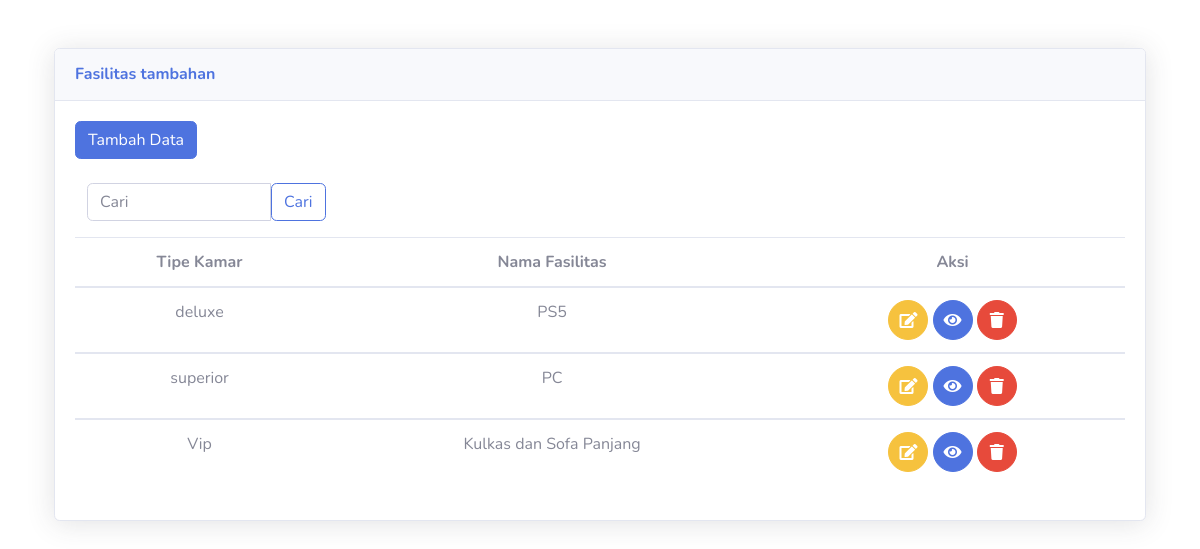
Screenshot of /admin/fs_kamar.php with the database file from the repository.
### tables this page shows
CREATE TABLE `fs_kamar` (
  `id_kamar` int(16) NOT NULL,
  `tipe_kamar` varchar(35) NOT NULL,
  `nama_fasilitas` text NOT NULL
);

### admin/cari2.php (called while the page is built, shortened)
<?php
$conn = mysqli_connect("localhost", "root", "", "hotel");
function query($query)
{
    global $conn;
    $result = mysqli_query($conn, $query);
    $rows = [];
    while ($row = mysqli_fetch_assoc($result)) {
        $rows[] = $row;
    }
    return $rows;
}

### admin/fs_kamar.php (the view, shortened to what this page needs)
<?php
require 'cari2.php';
$data = query("SELECT * FROM fs_kamar");
?>
<!DOCTYPE html>
<html lang="en">
<head>
    <link href="../vendor/fontawesome-free/css/all.min.css" rel="stylesheet" type="text/css">
    <link href="../css/sb-admin-2.min.css" rel="stylesheet">
    <link href="../vendor/datatables/dataTables.bootstrap4.min.css" rel="stylesheet">
</head>
<div class="container mt-5">
<body id="page-top">
    <div class="card shadow mb-4">
        <div class="card-header py-3">
            <h6 class="m-0 font-weight-bold text-primary">Fasilitas tambahan</h6>
        </div>
        <div class="card-body">
            <a href="" data-toggle="modal" data-target="#Edit" class="btn btn-primary btn-icon-split">
                <span class="text">Tambah Data</span>
            </a><br><br>
            <form action="" method="POST">
                <div class="input-group mb-3 col-3">
                    <input type="text" name="search" class="form-control" placeholder="Cari" autocomplete="off" >
                    <button type="submit" name="cari" class="btn btn-outline-primary">Cari</button>
                </div>
            </form>
            <div class="table-responsive">
                <table class="table table - table-hover" id="" width="100%" cellspacing="0">
                    <thead>
                        <tr>
                            <th class="text-center">Tipe Kamar</th>
                            <th class="text-center">Nama Fasilitas</th>
                            <th class="text-center">Aksi</th>
                        </tr>
                    </thead>
                    <?php
                    foreach ($data as $kamar) {
                    ?>
                        <tbody>
                            <tr>
                                <td class="text-center"><?php echo $kamar['tipe_kamar']; ?></td>
                                <td class="text-center"><?php echo$kamar['nama_fasilitas']; ?></td>
                                <td class="text-center">
                                    <button type="button" class="btn btn-warning btn-circle"><i class="fa fa-edit" data-toggle="modal" data-target="#Editfs<?php echo $kamar['id_kamar']; ?>"></i>
                                    </button>
                                    <button type="button" class="btn btn-primary btn-circle"><i class="fa fa-fw fa-eye" data-toggle="modal" data-target="#Lihat1<?php echo$kamar['id_kamar']; ?>"></i>
                                    </button>
                                    <button type="button" class="btn btn-danger btn-circle"> <i class="fa fa-trash" data-toggle="modal" data-target="#deletefs<?php echo $kamar['id_kamar']; ?>"></i>
                                        </button>
                                        </div>
                    <?php } ?>
            </div>
</body>
</html>

### rows the page displays
fs_kamar: tipe_kamar "deluxe", nama_fasilitas "PS5"
fs_kamar: tipe_kamar "superior", nama_fasilitas "PC"
fs_kamar: tipe_kamar "Vip", nama_fasilitas "Kulkas dan Sofa Panjang"
